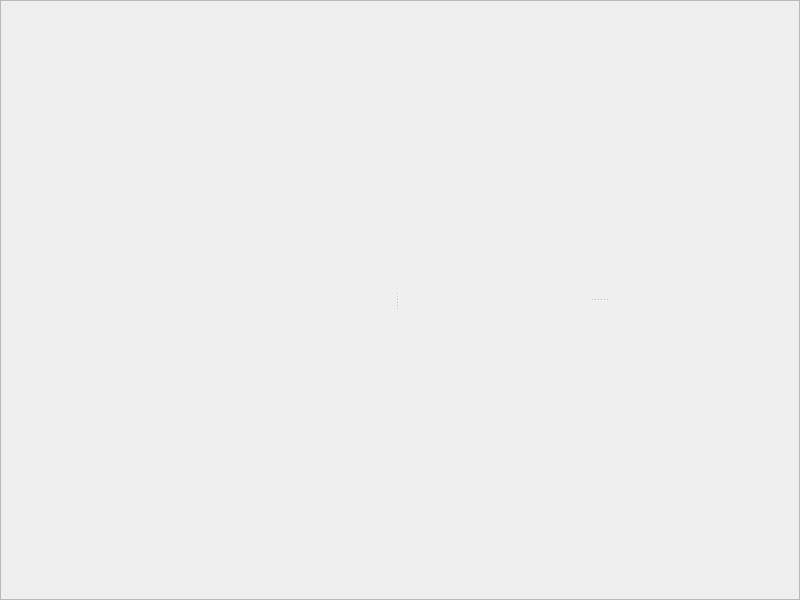
<?xml version="1.0" encoding="UTF-8"?>
<ui version="4.0">
 <class>MainWindow</class>
 <widget class="QMainWindow" name="MainWindow">
  <property name="geometry">
   <rect>
    <x>0</x>
    <y>0</y>
    <width>800</width>
    <height>600</height>
   </rect>
  </property>
  <property name="windowTitle">
   <string>Metro model editor</string>
  </property>
  <widget class="QWidget" name="centralwidget">
   <layout class="QVBoxLayout" name="verticalLayout">
    <property name="spacing">
     <number>0</number>
    </property>
    <property name="leftMargin">
     <number>0</number>
    </property>
    <property name="topMargin">
     <number>0</number>
    </property>
    <property name="rightMargin">
     <number>0</number>
    </property>
    <property name="bottomMargin">
     <number>0</number>
    </property>
    <item>
     <widget class="MainRibbon" name="ribbon" native="true">
      <property name="sizePolicy">
       <sizepolicy hsizetype="Expanding" vsizetype="Minimum">
        <horstretch>0</horstretch>
        <verstretch>0</verstretch>
       </sizepolicy>
      </property>
     </widget>
    </item>
    <item>
     <widget class="QFrame" name="frame">
      <property name="sizePolicy">
       <sizepolicy hsizetype="Expanding" vsizetype="Expanding">
        <horstretch>0</horstretch>
        <verstretch>0</verstretch>
       </sizepolicy>
      </property>
      <property name="frameShape">
       <enum>QFrame::StyledPanel</enum>
      </property>
      <property name="frameShadow">
       <enum>QFrame::Raised</enum>
      </property>
      <layout class="QVBoxLayout" name="verticalLayout_2">
       <property name="spacing">
        <number>0</number>
       </property>
       <property name="leftMargin">
        <number>0</number>
       </property>
       <property name="topMargin">
        <number>0</number>
       </property>
       <property name="rightMargin">
        <number>0</number>
       </property>
       <property name="bottomMargin">
        <number>0</number>
       </property>
       <item>
        <widget class="QSplitter" name="splitterMain">
         <property name="sizePolicy">
          <sizepolicy hsizetype="Preferred" vsizetype="Preferred">
           <horstretch>0</horstretch>
           <verstretch>0</verstretch>
          </sizepolicy>
         </property>
         <property name="orientation">
          <enum>Qt::Horizontal</enum>
         </property>
         <property name="childrenCollapsible">
          <bool>false</bool>
         </property>
         <widget class="QWidget" name="renderContainer" native="true">
          <property name="sizePolicy">
           <sizepolicy hsizetype="Expanding" vsizetype="Expanding">
            <horstretch>0</horstretch>
            <verstretch>0</verstretch>
           </sizepolicy>
          </property>
          <property name="minimumSize">
           <size>
            <width>100</width>
            <height>100</height>
           </size>
          </property>
          <layout class="QHBoxLayout" name="horizontalLayout">
           <property name="spacing">
            <number>0</number>
           </property>
           <property name="leftMargin">
            <number>0</number>
           </property>
           <property name="topMargin">
            <number>0</number>
           </property>
           <property name="rightMargin">
            <number>0</number>
           </property>
           <property name="bottomMargin">
            <number>0</number>
           </property>
          </layout>
         </widget>
         <widget class="QWidget" name="panelContainer" native="true">
          <property name="sizePolicy">
           <sizepolicy hsizetype="Preferred" vsizetype="Preferred">
            <horstretch>0</horstretch>
            <verstretch>0</verstretch>
           </sizepolicy>
          </property>
          <property name="minimumSize">
           <size>
            <width>50</width>
            <height>50</height>
           </size>
          </property>
          <property name="maximumSize">
           <size>
            <width>400</width>
            <height>16777215</height>
           </size>
          </property>
          <layout class="QHBoxLayout" name="horizontalLayout_2">
           <property name="spacing">
            <number>0</number>
           </property>
           <property name="leftMargin">
            <number>0</number>
           </property>
           <property name="topMargin">
            <number>0</number>
           </property>
           <property name="rightMargin">
            <number>0</number>
           </property>
           <property name="bottomMargin">
            <number>0</number>
           </property>
           <item>
            <widget class="QSplitter" name="splitterSidePanel">
             <property name="sizePolicy">
              <sizepolicy hsizetype="Expanding" vsizetype="Expanding">
               <horstretch>0</horstretch>
               <verstretch>0</verstretch>
              </sizepolicy>
             </property>
             <property name="orientation">
              <enum>Qt::Vertical</enum>
             </property>
             <widget class="QWidget" name="pnlTreeView" native="true">
              <property name="sizePolicy">
               <sizepolicy hsizetype="Expanding" vsizetype="Expanding">
                <horstretch>0</horstretch>
                <verstretch>0</verstretch>
               </sizepolicy>
              </property>
              <property name="minimumSize">
               <size>
                <width>0</width>
                <height>100</height>
               </size>
              </property>
              <layout class="QHBoxLayout" name="horizontalLayout_3">
               <property name="spacing">
                <number>0</number>
               </property>
               <property name="leftMargin">
                <number>0</number>
               </property>
               <property name="topMargin">
                <number>0</number>
               </property>
               <property name="rightMargin">
                <number>0</number>
               </property>
               <property name="bottomMargin">
                <number>0</number>
               </property>
              </layout>
             </widget>
             <widget class="QWidget" name="pnlProperties" native="true">
              <property name="sizePolicy">
               <sizepolicy hsizetype="Expanding" vsizetype="Expanding">
                <horstretch>0</horstretch>
                <verstretch>0</verstretch>
               </sizepolicy>
              </property>
              <property name="minimumSize">
               <size>
                <width>0</width>
                <height>100</height>
               </size>
              </property>
              <layout class="QHBoxLayout" name="horizontalLayout_4">
               <property name="spacing">
                <number>0</number>
               </property>
               <property name="leftMargin">
                <number>0</number>
               </property>
               <property name="topMargin">
                <number>0</number>
               </property>
               <property name="rightMargin">
                <number>0</number>
               </property>
               <property name="bottomMargin">
                <number>0</number>
               </property>
              </layout>
             </widget>
            </widget>
           </item>
          </layout>
         </widget>
        </widget>
       </item>
      </layout>
     </widget>
    </item>
   </layout>
  </widget>
 </widget>
 <customwidgets>
  <customwidget>
   <class>MainRibbon</class>
   <extends>QWidget</extends>
   <header>mainribbon.h</header>
   <container>1</container>
  </customwidget>
 </customwidgets>
 <resources/>
 <connections/>
</ui>
